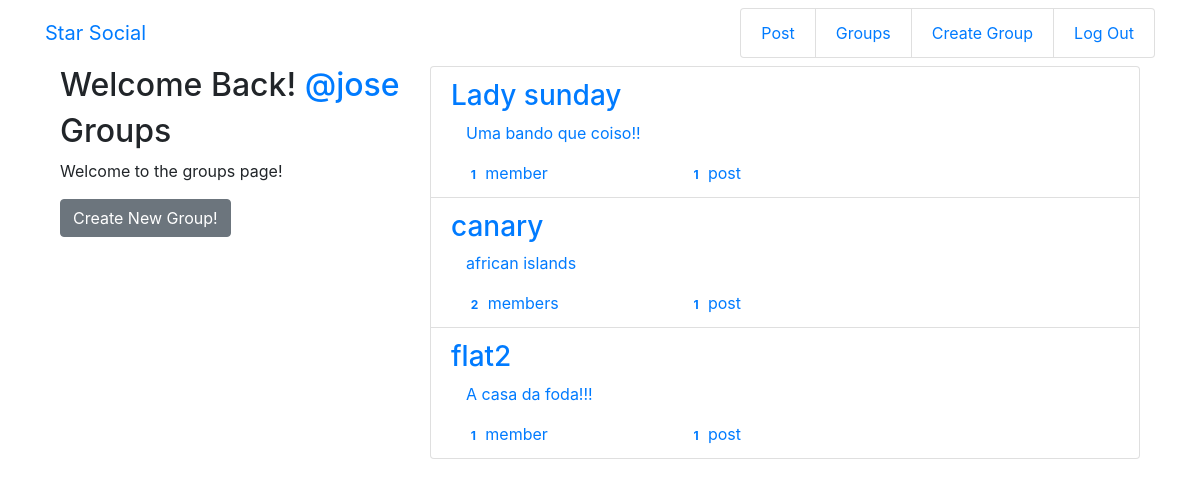
Screenshot of /groups/ (signed in) with the database file from the repository.
### groups/models.py (models this page shows, shortened)
class Group(models.Model):
    name = models.CharField(max_length=255,unique=True)
    slug = models.SlugField(allow_unicode=True,unique=True)
    description = models.TextField(blank=True,default='')
    description_html = models.TextField(editable=False, default='',blank=True)
    members = models.ManyToManyField(User, through='GroupMember')
    class Meta:
        ordering = ['name']

### groups/views.py (the view)
# urls.py: path('',views.ListGroup.as_view(), name="all"),
class ListGroup(generic.ListView):
    model = Group

### groups/templates/groups/group_list.html
{% extends "groups/group_base.html" %}
{% block pregroup %}
<div class="col-md-4">
    <div class="content">
        {% if user.is_authenticated %}
        <h2>
            Welcome Back!
            <a href="{%url "posts:for_user" username=user.username%}">@{{user.username}}</a>
        </h2>
        {% endif %}
        <h2>Groups</h2>
        <p>Welcome to the groups page!</p>
    </div>
    {% if user.is_authenticated %}
    <a href="{% url "groups:create"%}" class="btn btn-secondary" role="button">Create New Group!</a>
    {% endif %}
</div>
{% endblock %}
{% block group_content %}
<div class="col-md-8">
    <div class="list-group">
        {% for group in object_list %}
        <a class="list-group-item" href="{%url "groups:single" slug=group.slug%}">
            <h3 class="title list-group-item-heading">{{group.name}}</h3>
            <div class="list-group-item-text container-fluid">
                {{group.description_html|safe}}
                <div class="row">
                    <div class="col-md-4">
                        <span class="badge">{{group.members.count}}</span>
                        member{{group.members.count|pluralize}}
                    </div>
                    <div class="col-md-4">
                        <span class='badge'>{{group.posts.count}}</span>
                        post{{group.post.count|pluralize}}
                    </div>
                </div>
            </div>
        </a>
        {%endfor%}
    </div>
</div>
{%endblock%}

### rows the page displays
Group: name "Lady sunday", description_html "Uma bando que coiso!!", members.count "1", posts.count "1"
Group: name "canary", description_html "african islands", members.count "2", posts.count "1"
Group: name "flat2", description_html "A casa da foda!!!", members.count "1", posts.count "1"

### other values shown
{{ user.username }} "jose"
